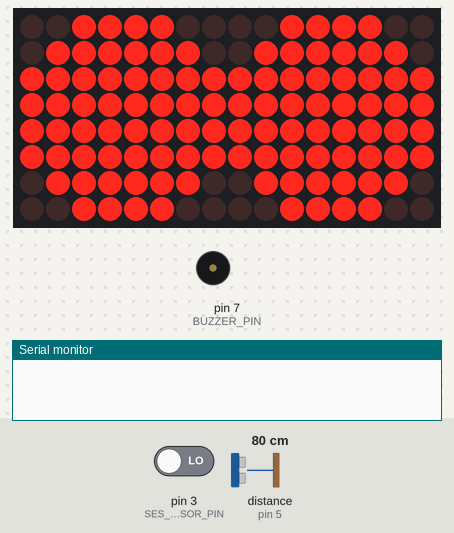
The sketch below on a simulated Arduino Uno, built with avr-gcc and run on an emulated ATmega328P. On the bench: 16×8 LED matrix, buzzer (waves = sounding), the last lines printed to the serial monitor. Wiring (inferred from the names in the program): ultrasonic range finder: trigger pin 6; echo pin 5. Inputs (shaded band) come from the test bench; at power-on: pin 3 (SES_SENSOR_PIN) LOW, distance to the obstacle (sensor on pin 5) 80 cm. The echo pulse lasts 58.3 µs per cm.

Above: at 1.4 s.
1.5 s: pin 3 (SES_SENSOR_PIN) driven HIGH
At 2.1 s:
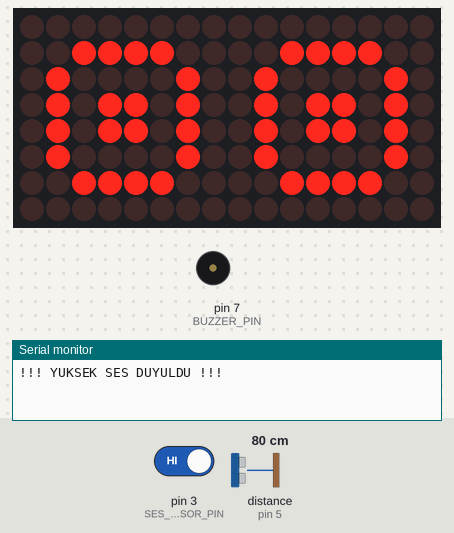
4.5 s: pin 3 (SES_SENSOR_PIN) driven LOW
At 6.3 s:
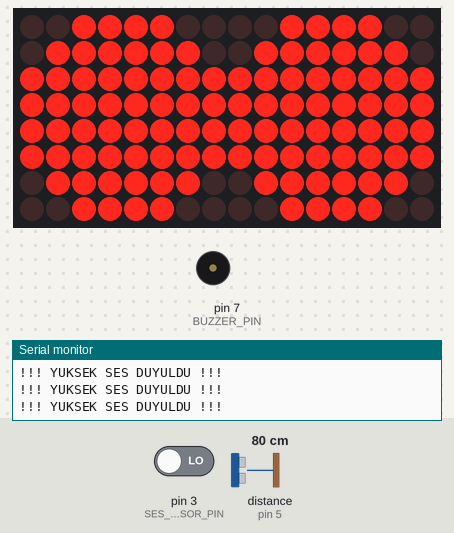
6.6 s: distance to the obstacle (sensor on pin 5) set to 33 cm
8.1 s: distance to the obstacle (sensor on pin 5) set to 28 cm
At 8.42 s:
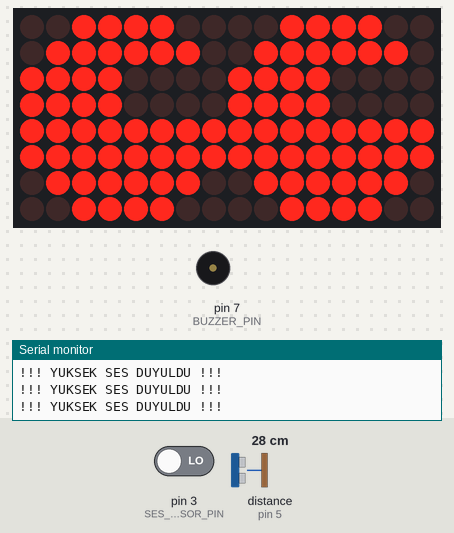
10.1 s: distance to the obstacle (sensor on pin 5) set to 35 cm
At 10.5 s:
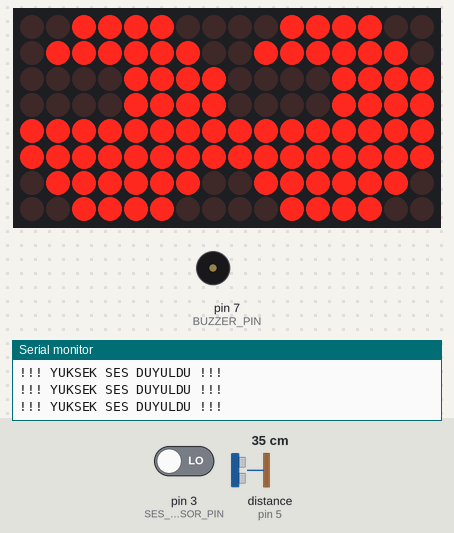
Timing chart, 0 to 12.7 s (numbered marks = the images above; inputs shaded):
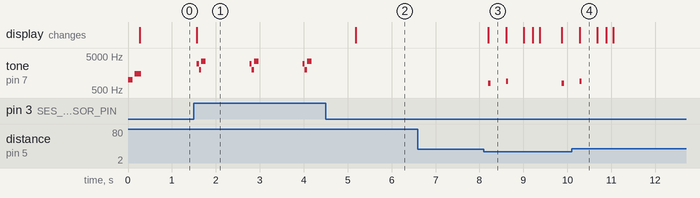

The sketch:

DotMAtrix_UltrasonicSensor_Gozkirpma_Buzzer_sesKarti.ino
```cpp
/*
  Ertuğrul & Öğretmen - Duyan ve Konuşan Duygusal Robot Gözler
  Bileşenler: 2x Dot Matrix, HC-SR04, Ses Sensörü (D3), Buzzer (D7)
*/

#include <LedControl.h>

// --- PİN TANIMLARI ---
#define TRIG_PIN 6
#define ECHO_PIN 5
#define SES_SENSOR_PIN 3
#define BUZZER_PIN 7

LedControl lc = LedControl(12, 11, 10, 2);

// ==========================================
// PİKSEL SANATI: GÖZ KARELERİ
// ==========================================
byte normalGoz[8] = { B00111100, B01111110, B11111111, B11111111, B11111111, B11111111, B01111110, B00111100 };
byte kapaliGoz[8] = { B00000000, B00000000, B00000000, B11111111, B11111111, B00000000, B00000000, B00000000 };
byte solaBakan[8] = { B00111100, B01111110, B11110000, B11110000, B11111111, B11111111, B01111110, B00111100 };
byte sagaBakan[8] = { B00111100, B01111110, B00001111, B00001111, B11111111, B11111111, B01111110, B00111100 };

// YENİ: Korkmuş / Şok Olmuş Göz (Göz bebeği çok küçük)
byte korkmusGoz[8] = { B00000000, B00111100, B01000010, B01011010, B01011010, B01000010, B00111100, B00000000 };

void setup() {
  Serial.begin(9600);

  pinMode(TRIG_PIN, OUTPUT);
  pinMode(ECHO_PIN, INPUT);
  pinMode(SES_SENSOR_PIN, INPUT);
  pinMode(BUZZER_PIN, OUTPUT);

  for(int i=0; i<2; i++) {
    lc.shutdown(i, false);
    lc.setIntensity(i, 5);
    lc.clearDisplay(i);
  }

  // Uyanma Sesi (Mutlu Bip)
  tone(BUZZER_PIN, 1000, 100); delay(150);
  tone(BUZZER_PIN, 1500, 150); delay(100);
}

void loop() {
  // 1. ÖNCE KULAKLARI KONTROL ET (Öncelikli Durum)
  // Genelde ses sensörleri ses duyduğunda HIGH (1) sinyali verir
  int sesDurumu = digitalRead(SES_SENSOR_PIN);

  if (sesDurumu == HIGH) {
    Serial.println("!!! YUKSEK SES DUYULDU !!!");

    // Korkma Animasyonu ve Sesi
    ekranaCiz(korkmusGoz);

    // Robotik Çığlık (Tiz ve Hızlı)
    tone(BUZZER_PIN, 3000); delay(50);
    tone(BUZZER_PIN, 2000); delay(50);
    tone(BUZZER_PIN, 3500); delay(100);
    noTone(BUZZER_PIN);

    delay(1000); // 1 saniye boyunca şokta bekle
    return; // loop'u burada kes ve baştan başla (mesafeye bakma)
  }

  // 2. SES YOKSA GÖZLERİ KONTROL ET
  digitalWrite(TRIG_PIN, LOW); delayMicroseconds(2);
  digitalWrite(TRIG_PIN, HIGH); delayMicroseconds(10);
  digitalWrite(TRIG_PIN, LOW);

  long sure = pulseIn(ECHO_PIN, HIGH, 30000);
  int mesafe = (sure == 0) ? 400 : (sure * 0.034 / 2);

  // Hareket Animasyonu
  if (mesafe > 0 && mesafe < 30) {
    // Yakında biri var, meraklı sesler çıkararak etrafa bak
    ekranaCiz(solaBakan);
    tone(BUZZER_PIN, 800, 50); // Minik tıklama sesi
    delay(400);

    ekranaCiz(sagaBakan);
    tone(BUZZER_PIN, 900, 50);
    delay(400);

    ekranaCiz(normalGoz);
    delay(200);
    ekranaCiz(kapaliGoz); delay(150);
    ekranaCiz(normalGoz); delay(500);
  }
  else {
    ekranaCiz(normalGoz);
    delay(100);
  }
}

void ekranaCiz(byte tasarim[]) {
  for(int satir = 0; satir < 8; satir++) {
    lc.setRow(0, satir, tasarim[satir]);
    lc.setRow(1, satir, tasarim[satir]);
  }
}
```

Measured:
- the behaviour switches between 31 and 30 cm on distance to the obstacle (sensor on pin 5) (found by bisection; images 2 and 3)
- after the input at 1.5 s, tone on pin 7 (BUZZER_PIN): silent → 3000 Hz after 0.07 s, then repeats every 1.2 s: 2000 Hz 0.05 s, 3500 Hz 0.10 s, silent 1.0 s, 3000 Hz 0.05 s; the display: changes after 0.07 s (image 1)
- after the input at 4.5 s, tone on pin 7 (BUZZER_PIN): stops changing and stays silent; the display: changes after 0.69 s (image 2)
- after the input at 6.6 s, every drawn part: stays the same
- after the input at 8.1 s, tone on pin 7 (BUZZER_PIN): plays 800 Hz for 0.05 s, 900 Hz for 0.05 s, 800 Hz for 0.05 s, starting after 0.10 s; the display: changes after 0.10 s (image 3)
- after the input at 10.1 s, tone on pin 7 (BUZZER_PIN): goes on until 10.3 s, then stays silent
- what the display in image 3 shows lasts 0.4 s, from 8.2 s to 8.6 s
